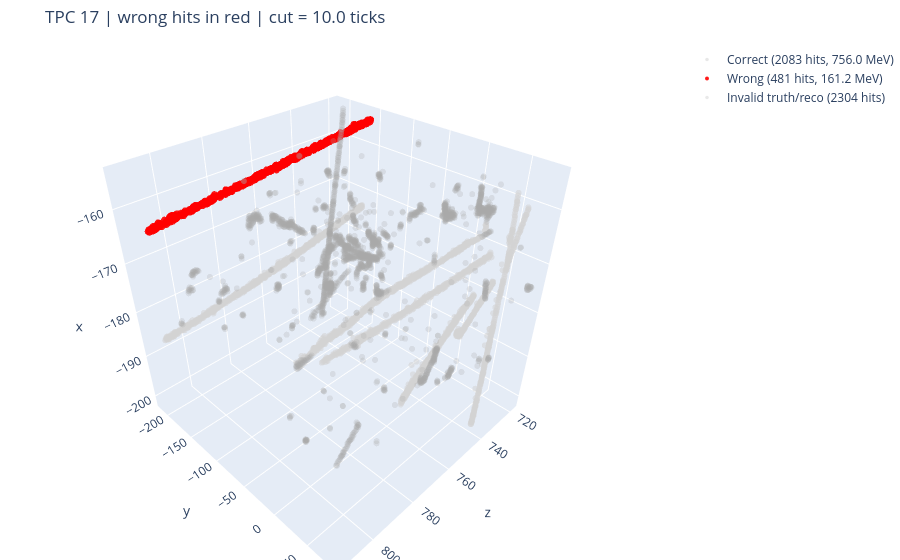
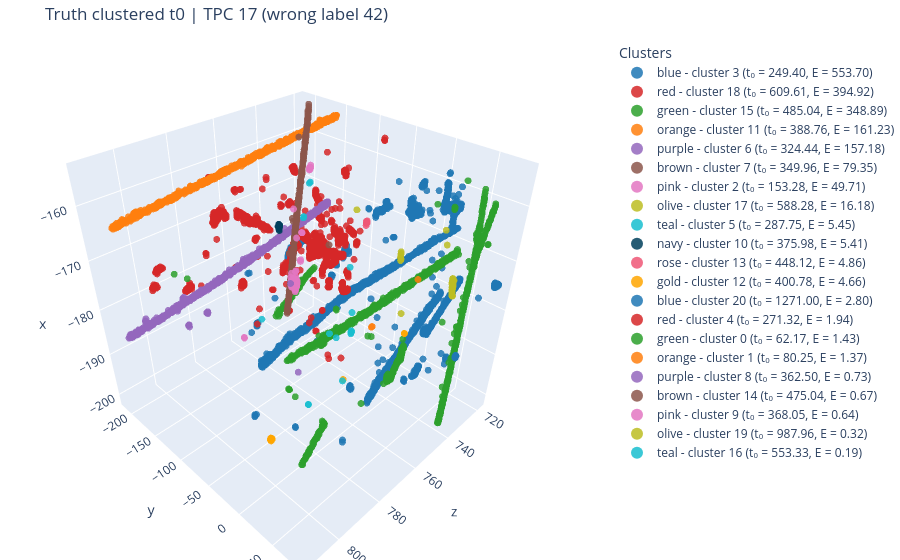
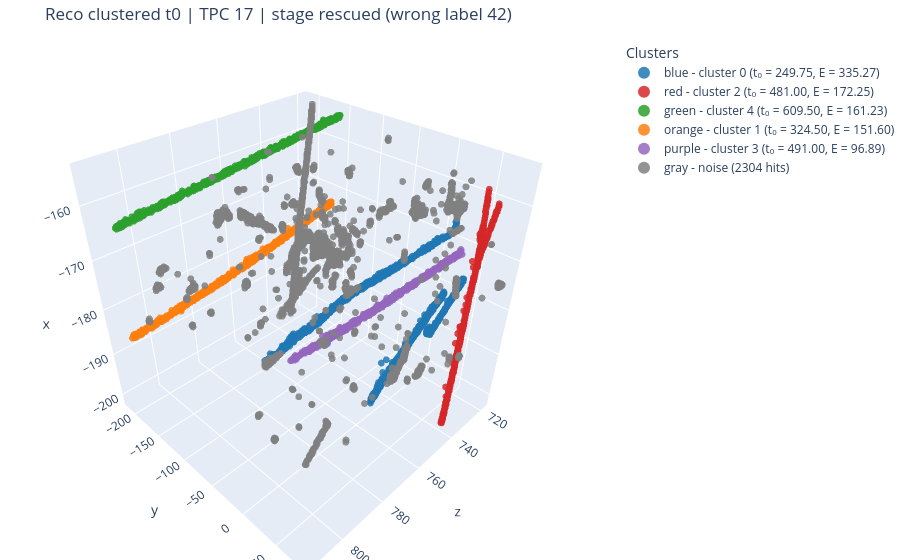

Notebook code for these charts, in order:
### Code cell
# 3D displays for the chosen wrong example (interactive; HTML saved next to the notebook).
_ns_for_plot = dict(globals())
_ns_for_plot["hit_timestamps"] = np.asarray(STAGE_SNAPSHOTS[WRONG_STAGE], dtype=np.float64)

SAVE_HTML = f"wrong_hits_lab{EX_LAB}_TPC{WRONG_TPC_ID}_{WRONG_STAGE}.html"
wrong_hits_plot = tp.plot_wrong_hits_from_namespace(
    _ns_for_plot,
    TPCid=WRONG_TPC_ID,
    truth_t0=truth_t0,
    residual_cut_ticks=CUT,
    save_path=SAVE_HTML,
    marker_size=3.5,
    correct_color="lightgray",
    wrong_color="red",
    show=True,
)
print(f"saved {SAVE_HTML} | wrong hits {wrong_hits_plot['n_wrong_hits']} "
      f"({wrong_hits_plot['wrong_energy']:.1f} MeV, "
      f"{wrong_hits_plot['wrong_energy_fraction']:.2f}%)")

T0_GROUP_WINDOW_TICKS = 5
truth_t0_plot = tp.plot_truth_from_namespace(
    globals(),
    target_tpc=WRONG_TPC_ID,
    mode="t0",
    time_window=T0_GROUP_WINDOW_TICKS,
    convert_t0_to_matching_ticks=True,
    title=f"Truth clustered t0 | TPC {WRONG_TPC_ID} (wrong label {EX_LAB})",
    save_path=f"truth_t0_lab{EX_LAB}_TPC{WRONG_TPC_ID}.html",
    show=True,
)

_tpc_mask = hitTPCid == int(WRONG_TPC_ID)
_reco_t0 = np.asarray(STAGE_SNAPSHOTS[WRONG_STAGE], dtype=np.float64)
_reco_t0_safe = np.where(np.isfinite(_reco_t0), _reco_t0, -1.0)
_reco_labels_tpc = pt.group_hits_by_time(_reco_t0_safe[_tpc_mask], time_window=T0_GROUP_WINDOW_TICKS)
pt.plot_3d_clusters_with_t0(
    x=xset[_tpc_mask], y=yset[_tpc_mask], z=zset[_tpc_mask],
    labels=_reco_labels_tpc,
    t0s=_reco_t0_safe[_tpc_mask],
    energies=e_pos[_tpc_mask],
    title=f"Reco clustered t0 | TPC {WRONG_TPC_ID} | stage {WRONG_STAGE} (wrong label {EX_LAB})",
    save_path=f"reco_t0_lab{EX_LAB}_TPC{WRONG_TPC_ID}_{WRONG_STAGE}.html",
)

### Figure 1 — Plotly figure (JSON) as saved in the notebook; plotly's stock layout.template omitted (floating-point values rounded to 4 significant figures; data arrays with more than 128 entries replaced by an {"elided": "..."} marker saying what was removed)
{"data": [{"hoverinfo": "text+x+y+z", "marker": {"color": "lightgray", "line": {"width": 0}, "opacity": 0.55, "size": 3.5}, "mode": "markers", "name": "Correct (2083 hits, 756.0 MeV)", "text": {"elided": "2083 str values"}, "type": "scatter3d", "x": {"elided": "2083 float values"}, "y": {"elided": "2083 float values"}, "z": {"elided": "2083 float values"}}, {"hoverinfo": "text+x+y+z", "marker": {"color": "red", "line": {"width": 0}, "opacity": 0.9, "size": 4}, "mode": "markers", "name": "Wrong (481 hits, 161.2 MeV)", "text": {"elided": "481 str values"}, "type": "scatter3d", "x": {"elided": "481 float values"}, "y": {"elided": "481 float values"}, "z": {"elided": "481 float values"}}, {"hoverinfo": "text+x+y+z", "marker": {"color": "darkgray", "line": {"width": 0}, "opacity": 0.25, "size": 3.5}, "mode": "markers", "name": "Invalid truth/reco (2304 hits)", "text": {"elided": "2304 str values"}, "type": "scatter3d", "x": {"elided": "2304 float values"}, "y": {"elided": "2304 float values"}, "z": {"elided": "2304 float values"}}], "layout": {"margin": {"b": 0, "l": 0, "r": 0, "t": 45}, "scene": {"xaxis": {"title": {"text": "z"}}, "yaxis": {"title": {"text": "y"}}, "zaxis": {"title": {"text": "x"}}}, "showlegend": true, "title": {"text": "TPC 17 | wrong hits in red | cut = 10.0 ticks"}}}

### Figure 2 — Plotly figure (JSON) as saved in the notebook; plotly's stock layout.template omitted (floating-point values rounded to 4 significant figures; data arrays with more than 128 entries replaced by an {"elided": "..."} marker saying what was removed)
{"data": [{"marker": {"color": "#1f77b4", "line": {"width": 0}, "opacity": 0.85, "size": 4}, "mode": "markers", "name": "blue - cluster 3 (t₀ = 249.40, E = 553.70)", "type": "scatter3d", "x": {"elided": "1506 float values"}, "y": {"elided": "1506 float values"}, "z": {"elided": "1506 float values"}}, {"marker": {"color": "#d62728", "line": {"width": 0}, "opacity": 0.85, "size": 4}, "mode": "markers", "name": "red - cluster 18 (t₀ = 609.61, E = 394.92)", "type": "scatter3d", "x": {"elided": "1094 float values"}, "y": {"elided": "1094 float values"}, "z": {"elided": "1094 float values"}}, {"marker": {"color": "#2ca02c", "line": {"width": 0}, "opacity": 0.85, "size": 4}, "mode": "markers", "name": "green - cluster 15 (t₀ = 485.04, E = 348.89)", "type": "scatter3d", "x": {"elided": "823 float values"}, "y": {"elided": "823 float values"}, "z": {"elided": "823 float values"}}, {"marker": {"color": "#ff7f0e", "line": {"width": 0}, "opacity": 0.85, "size": 4}, "mode": "markers", "name": "orange - cluster 11 (t₀ = 388.76, E = 161.23)", "type": "scatter3d", "x": {"elided": "481 float values"}, "y": {"elided": "481 float values"}, "z": {"elided": "481 float values"}}, {"marker": {"color": "#9467bd", "line": {"width": 0}, "opacity": 0.85, "size": 4}, "mode": "markers", "name": "purple - cluster 6 (t₀ = 324.44, E = 157.18)", "type": "scatter3d", "x": {"elided": "559 float values"}, "y": {"elided": "559 float values"}, "z": {"elided": "559 float values"}}, {"marker": {"color": "#8c564b", "line": {"width": 0}, "opacity": 0.85, "size": 4}, "mode": "markers", "name": "brown - cluster 7 (t₀ = 349.96, E = 79.35)", "type": "scatter3d", "x": {"elided": "188 float values"}, "y": {"elided": "188 float values"}, "z": {"elided": "188 float values"}}, {"marker": {"color": "#e377c2", "line": {"width": 0}, "opacity": 0.85, "size": 4}, "mode": "markers", "name": "pink - cluster 2 (t₀ = 153.28, E = 49.71)", "type": "scatter3d", "x": [725.4, 725.8, 724.3, 724.6, 722.0, 722.0, 724.3, 724.3, 724.6, 724.6, 724.6, 724.6, 725.0, 725.0, 725.4, 726.1, 726.1, 726.5, 724.3, 724.3, 724.6, 724.6, 724.6, 724.6, 725.0, 725.0, 725.0, 725.0, 725.0, 725.0, 725.4, 725.4, 725.4, 725.4, 725.4, 725.4, 725.4, 725.8, 725.8, 725.8, 725.8, 725.8, 726.1, 726.1, 726.1, 726.5, 726.5, 726.9, 726.9, 727.3, 727.3, 727.6, 727.6, 728.0, 728.4, 724.6, 724.6, 725.0, 725.0, 725.4, 725.4, 725.8, 725.8, 725.8, 725.8, 726.1, 726.1, 726.5, 726.5, 726.9, 726.9, 727.3, 727.3, 727.3, 727.3, 727.6, 727.6, 727.6, 728.0, 728.0, 728.0, 728.4, 728.4, 724.6, 725.0, 725.4, 726.1, 726.5, 726.9, 727.3, 727.6, 728.0, 726.5, 718.3, 718.3, 718.7, 718.7, 719.1, 719.1, 718.7, 725.8, 726.1, 726.1], "y": [-213.3, -213.3, -206.6, -206.2, -205.8, -205.8, -205.8, -205.8, -205.8, -205.8, -205.8, -205.8, -205.8, -205.8, -205.8, -205.8, -205.8, -205.8, -205.4, -205.4, -205.4, -205.4, -205.4, -205.4, -205.4, -205.4, -205.4, -205.4, -205.4, -205.4, -205.4, -205.4, -205.4, -205.4, -205.4, -205.4, -205.4, -205.4, -205.4, -205.4, -205.4, -205.4, -205.4, -205.4, -205.4, -205.4, -205.4, -205.4, -205.4, -205.4, -205.4, -205.4, -205.4, -205.4, -205.4, -205.1, -205.1, -205.1, -205.1, -205.1, -205.1, -205.1, -205.1, -205.1, -205.1, -205.1, -205.1, -205.1, -205.1, -205.1, -205.1, -205.1, -205.1, -205.1, -205.1, -205.1, -205.1, -205.1, -205.1, -205.1, -205.1, -205.1, -205.1, -204.7, -204.7, -204.7, -204.7, -204.7, -204.7, -204.7, -204.7, -204.7, -204.3, -198.7, -198.7, -198.7, -198.7, -198.7, -198.7, -198.4, -190.9, -190.9, -190.6], "z": [-192.1, -194.6, -193.7, -193.8, -188.8, -189.2, -194.2, -194.6, -193.6, -194.2, -194.7, -195.1, -193.3, -194.0, -193.8, -175.5, -192.7, -193.0, -194.0, -194.6, -193.9, -194.3, -194.8, -195.2, -191.0, -193.7, -194.2, -194.7, -195.1, -195.6, -191.1, -193.8, -194.3, -194.7, -195.2, -195.6, -196.1, -193.6, -194.2, -194.6, -195.6, -196.0, -193.6, -194.3, -194.7, -193.5, -194.2, -193.6, -194.3, -193.5, -194.2, -193.3, -194.1, -193.9, -191.9, -182.7, -194.3, -193.6, -194.3, -193.8, -195.8, -193.5, -194.2, -196.0, -196.4, -193.9, -194.4, -194.1, -194.6, -193.9, -194.3, -192.5, -193.4, -194.0, -194.4, -193.8, -194.2, -194.7, -193.7, -194.2, -194.6, -192.9, -194.1, -193.7, -193.8, -192.4, -193.7, -193.7, -193.3, -193.8, -193.9, -193.8, -193.2, -166.6, -167.2, -167.1, -167.5, -167.1, -167.6, -167.0, -180.3, -180.1, -180.2]}, {"marker": {"color": "#bcbd22", "line": {"width": 0}, "opacity": 0.85, "size": 4}, "mode": "markers", "name": "olive - cluster 17 (t₀ = 588.28, E = 16.18)", "type": "scatter3d", "x": [720.2, 729.5, 764.5, 764.5, 764.5, 764.8, 764.8, 764.8, 764.8, 736.9, 737.3, 736.9, 737.3, 737.3, 737.7, 737.7, 738.0, 738.0, 738.0, 738.4, 738.4, 738.4, 738.8, 738.8, 738.4, 738.4, 738.4, 738.8, 738.8, 738.8, 738.8, 739.2, 739.5, 739.5, 739.5, 739.5, 739.5, 750.7], "y": [-33.21, 33.38, 52.73, 52.73, 53.1, 53.1, 53.1, 53.1, 53.47, 61.28, 61.28, 61.65, 61.65, 61.65, 61.65, 61.65, 62.03, 62.03, 62.4, 62.4, 62.77, 62.77, 62.77, 62.77, 63.14, 63.14, 63.14, 63.14, 63.14, 63.14, 63.14, 63.14, 63.14, 63.14, 63.14, 63.51, 63.51, 68.35], "z": [-189.8, -167.8, -161.5, -161.9, -161.7, -160.4, -160.9, -161.3, -160.7, -174.1, -173.7, -174.0, -173.4, -173.9, -172.8, -173.3, -172.5, -173.0, -172.5, -172.5, -171.7, -172.2, -170.7, -171.8, -170.5, -171.6, -172.1, -170.4, -171.0, -171.5, -171.9, -170.8, -169.9, -170.4, -170.9, -169.9, -170.6, -158.8]}, {"marker": {"color": "#17becf", "line": {"width": 0}, "opacity": 0.85, "size": 4}, "mode": "markers", "name": "teal - cluster 5 (t₀ = 287.75, E = 5.45)", "type": "scatter3d", "x": [742.9, 751.4, 743.6, 744.0, 744.0, 744.0, 744.0, 768.9, 769.3, 771.9, 771.9, 750.7, 792.7, 764.1, 776.0, 776.0], "y": [-54.41, -54.41, -51.43, -51.43, -51.43, -51.06, -51.06, -45.85, -45.85, -45.48, -45.11, -40.65, -36.18, -29.86, -25.02, -24.65], "z": [-185.4, -189.1, -189.5, -189.5, -189.9, -189.2, -189.6, -154.4, -154.5, -159.6, -159.4, -172.7, -172.3, -182.4, -194.6, -194.6]}, {"marker": {"color": "#003f5c", "line": {"width": 0}, "opacity": 0.85, "size": 4}, "mode": "markers", "name": "navy - cluster 10 (t₀ = 375.98, E = 5.41)", "type": "scatter3d", "x": [750.3, 750.3, 750.7, 750.7, 750.7, 751.1, 750.3, 750.7, 750.7, 750.7, 751.1, 750.7], "y": [-151.9, -151.9, -151.9, -151.9, -151.9, -151.9, -151.5, -151.5, -151.5, -151.5, -151.5, -151.1], "z": [-171.4, -171.9, -171.2, -171.7, -172.2, -171.6, -171.4, -171.2, -171.8, -172.3, -171.7, -172.5]}, {"marker": {"color": "#ef5675", "line": {"width": 0}, "opacity": 0.85, "size": 4}, "mode": "markers", "name": "rose - cluster 13 (t₀ = 448.12, E = 4.86)", "type": "scatter3d", "x": [718.3, 718.7, 718.7, 718.7, 718.3, 718.3, 718.7], "y": [-101.7, -101.7, -101.7, -101.7, -101.3, -101.3, -101.3], "z": [-173.7, -173.6, -174.0, -174.4, -173.5, -174.0, -173.9]}, {"marker": {"color": "#ffa600", "line": {"width": 0}, "opacity": 0.85, "size": 4}, "mode": "markers", "name": "gold - cluster 12 (t₀ = 400.78, E = 4.66)", "type": "scatter3d", "x": [752.9, 793.8, 794.2, 793.8, 794.2, 794.6, 794.6, 794.6, 794.6, 794.6, 795.0, 794.6, 795.0, 729.5, 729.5], "y": [-36.55, -24.65, -24.65, -24.28, -24.28, -24.28, -23.91, -23.91, -23.53, -23.53, -23.53, -23.16, -23.16, -6.049, -5.677], "z": [-197.3, -196.5, -196.3, -196.6, -196.4, -196.4, -196.0, -196.5, -196.2, -196.6, -196.1, -196.2, -196.3, -189.8, -189.8]}, {"marker": {"color": "#1f77b4", "line": {"width": 0}, "opacity": 0.85, "size": 4}, "mode": "markers", "name": "blue - cluster 20 (t₀ = 1271.00, E = 2.80)", "type": "scatter3d", "x": [718.7, 738.8, 738.8, 738.8, 739.2, 738.8, 739.2, 739.2], "y": [62.4, 79.88, 80.25, 80.25, 80.25, 80.63, 80.63, 80.63], "z": [-178.8, -184.8, -184.3, -184.8, -184.5, -184.4, -184.3, -184.7]}, {"marker": {"color": "#d62728", "line": {"width": 0}, "opacity": 0.85, "size": 4}, "mode": "markers", "name": "red - cluster 4 (t₀ = 271.32, E = 1.94)", "type": "scatter3d", "x": [719.1, 719.1, 719.8, 719.8], "y": [-153.0, -152.6, -150.0, -144.1], "z": [-183.6, -183.7, -173.3, -171.5]}, {"marker": {"color": "#2ca02c", "line": {"width": 0}, "opacity": 0.85, "size": 4}, "mode": "markers", "name": "green - cluster 0 (t₀ = 62.17, E = 1.43)", "type": "scatter3d", "x": [785.3, 790.9, 790.9, 791.2], "y": [-15.72, -6.421, -6.049, -6.049], "z": [-188.6, -184.1, -184.2, -183.9]}, {"marker": {"color": "#ff7f0e", "line": {"width": 0}, "opacity": 0.85, "size": 4}, "mode": "markers", "name": "orange - cluster 1 (t₀ = 80.25, E = 1.37)", "type": "scatter3d", "x": [763.3, 763.7, 749.6], "y": [24.83, 24.83, 43.43], "z": [-176.3, -176.4, -169.2]}, {"marker": {"color": "#9467bd", "line": {"width": 0}, "opacity": 0.85, "size": 4}, "mode": "markers", "name": "purple - cluster 8 (t₀ = 362.50, E = 0.73)", "type": "scatter3d", "x": [760.0, 766.3], "y": [-91.24, -82.31], "z": [-198.7, -175.5]}, {"marker": {"color": "#8c564b", "line": {"width": 0}, "opacity": 0.85, "size": 4}, "mode": "markers", "name": "brown - cluster 14 (t₀ = 475.04, E = 0.67)", "type": "scatter3d", "x": [739.9], "y": [-102.4], "z": [-174.5]}, {"marker": {"color": "#e377c2", "line": {"width": 0}, "opacity": 0.85, "size": 4}, "mode": "markers", "name": "pink - cluster 9 (t₀ = 368.05, E = 0.64)", "type": "scatter3d", "x": [764.1, 764.1], "y": [-177.9, -177.5], "z": [-196.6, -196.7]}, {"marker": {"color": "#bcbd22", "line": {"width": 0}, "opacity": 0.85, "size": 4}, "mode": "markers", "name": "olive - cluster 19 (t₀ = 987.96, E = 0.32)", "type": "scatter3d", "x": [725.8], "y": [-99.42], "z": [-169.7]}, {"marker": {"color": "#17becf", "line": {"width": 0}, "opacity": 0.85, "size": 4}, "mode": "markers", "name": "teal - cluster 16 (t₀ = 553.33, E = 0.19)", "type": "scatter3d", "x": [791.2], "y": [62.77], "z": [-175.1]}], "layout": {"legend": {"itemsizing": "constant", "title": {"text": "Clusters"}}, "margin": {"b": 0, "l": 0, "r": 0, "t": 40}, "scene": {"xaxis": {"title": {"text": "z"}}, "yaxis": {"title": {"text": "y"}}, "zaxis": {"title": {"text": "x"}}}, "showlegend": true, "title": {"text": "Truth clustered t0 | TPC 17 (wrong label 42)"}}}

### Figure 3 — Plotly figure (JSON) as saved in the notebook; plotly's stock layout.template omitted (floating-point values rounded to 4 significant figures; data arrays with more than 128 entries replaced by an {"elided": "..."} marker saying what was removed)
{"data": [{"marker": {"color": "#1f77b4", "line": {"width": 0}, "opacity": 0.85, "size": 4}, "mode": "markers", "name": "blue - cluster 0 (t₀ = 249.75, E = 335.27)", "type": "scatter3d", "x": {"elided": "931 float values"}, "y": {"elided": "931 float values"}, "z": {"elided": "931 float values"}}, {"marker": {"color": "#d62728", "line": {"width": 0}, "opacity": 0.85, "size": 4}, "mode": "markers", "name": "red - cluster 2 (t₀ = 481.00, E = 172.25)", "type": "scatter3d", "x": {"elided": "279 float values"}, "y": {"elided": "279 float values"}, "z": {"elided": "279 float values"}}, {"marker": {"color": "#2ca02c", "line": {"width": 0}, "opacity": 0.85, "size": 4}, "mode": "markers", "name": "green - cluster 4 (t₀ = 609.50, E = 161.23)", "type": "scatter3d", "x": {"elided": "481 float values"}, "y": {"elided": "481 float values"}, "z": {"elided": "481 float values"}}, {"marker": {"color": "#ff7f0e", "line": {"width": 0}, "opacity": 0.85, "size": 4}, "mode": "markers", "name": "orange - cluster 1 (t₀ = 324.50, E = 151.60)", "type": "scatter3d", "x": {"elided": "541 float values"}, "y": {"elided": "541 float values"}, "z": {"elided": "541 float values"}}, {"marker": {"color": "#9467bd", "line": {"width": 0}, "opacity": 0.85, "size": 4}, "mode": "markers", "name": "purple - cluster 3 (t₀ = 491.00, E = 96.89)", "type": "scatter3d", "x": {"elided": "332 float values"}, "y": {"elided": "332 float values"}, "z": {"elided": "332 float values"}}, {"marker": {"color": "gray", "line": {"width": 0}, "opacity": 0.85, "size": 4}, "mode": "markers", "name": "gray - noise (2304 hits)", "type": "scatter3d", "x": {"elided": "2304 float values"}, "y": {"elided": "2304 float values"}, "z": {"elided": "2304 float values"}}], "layout": {"legend": {"itemsizing": "constant", "title": {"text": "Clusters"}}, "margin": {"b": 0, "l": 0, "r": 0, "t": 40}, "scene": {"xaxis": {"title": {"text": "z"}}, "yaxis": {"title": {"text": "y"}}, "zaxis": {"title": {"text": "x"}}}, "showlegend": true, "title": {"text": "Reco clustered t0 | TPC 17 | stage rescued (wrong label 42)"}}}
